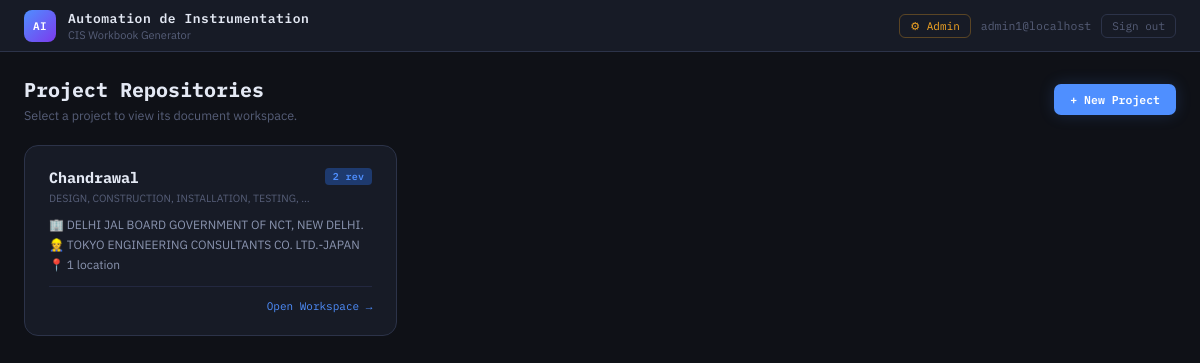
The page / (signed in) on the database its author committed.
### models.py (models this page shows, shortened)
class User(UserMixin, db.Model):
    __tablename__ = "users"
    id            = db.Column(db.Integer,     primary_key=True)
    username      = db.Column(db.String(64),  unique=True, nullable=False, index=True)
    email         = db.Column(db.String(120), unique=True, nullable=False, index=True)
    password_hash = db.Column(db.String(256), nullable=False)
    role          = db.Column(db.String(16),  nullable=False, default="user")
    is_active     = db.Column(db.Boolean,     nullable=False, default=True)
    created_at    = db.Column(db.DateTime,    default=lambda: datetime.now(timezone.utc))
    last_login    = db.Column(db.DateTime,    nullable=True)
    revisions = db.relationship("DocumentRevision", backref="author", lazy=True)
    @property
    def is_admin(self) -> bool:
        return self.role == "admin"

class Project(db.Model):
    __tablename__ = "projects"
    id         = db.Column(db.Integer,     primary_key=True)
    name       = db.Column(db.String(150), unique=True, nullable=False)
    nickname   = db.Column(db.String(40),  nullable=True)   # short display name
    client     = db.Column(db.String(150), nullable=False)
    consultant = db.Column(db.String(150), nullable=True)
    location   = db.Column(db.String(150), nullable=True)   # legacy field — kept for old rows
    created_at = db.Column(db.DateTime,    default=lambda: datetime.now(timezone.utc))
    locations = db.relationship(
        "ProjectLocation",
        backref="project",
        lazy=True,
        cascade="all, delete-orphan",
        order_by="ProjectLocation.name",
    )
    revisions = db.relationship(
        "DocumentRevision",
        backref="project",
        lazy=True,
        cascade="all, delete-orphan",
    )
    @property
    def display_name(self) -> str:
        return self.nickname.strip() if self.nickname and self.nickname.strip() else self.name

### app.py (the view)
@cis_bp.route("/")
@login_required
def index():
    projects = Project.query.order_by(Project.created_at.desc()).all()
    return render_template("project_list.html", projects=projects)

### templates/project_list.html (shortened to what this page needs)
<!DOCTYPE html>
<html lang="en">
<head>
  <link rel="stylesheet" href="{{ url_for('static', filename='style.css') }}" />
</head>
<body>
<div class="topbar">
  <div class="brand-mark">AI</div>
  <div>
    <div class="brand-title">Automation de Instrumentation</div>
    <div class="brand-sub">CIS Workbook Generator</div>
  </div>
  <div style="margin-left:auto;display:flex;align-items:center;gap:10px">
    {% if current_user.is_admin %}
      <a href="{{ url_for('admin.dashboard') }}"
         style="font-family:var(--mono);font-size:11px;color:var(--amber);
                text-decoration:none;border:1px solid rgba(245,166,35,.3);
                padding:4px 10px;border-radius:6px">&#9881; Admin</a>
    {% endif %}
    <span style="font-family:var(--mono);font-size:11.5px;color:var(--text-3)">
      {{ current_user.username }}
    </span>
    <form method="POST" action="{{ url_for('auth.logout') }}" style="margin:0">
      <button type="submit"
              style="font-family:var(--mono);font-size:11px;padding:4px 10px;
                     background:transparent;border:1px solid var(--border);
                     border-radius:6px;color:var(--text-3);cursor:pointer;transition:all .15s"
              onmouseover="this.style.borderColor='var(--red)';this.style.color='var(--red)'"
              onmouseout="this.style.borderColor='var(--border)';this.style.color='var(--text-3)'">
        Sign out
      </button>
    </form>
  </div>
</div>
<div class="page-wrap">
  <div style="display:flex;align-items:center;justify-content:space-between;margin-bottom:22px">
    <div>
      <div style="font-family:var(--mono);font-size:20px;font-weight:700;color:var(--text)">
        Project Repositories
      </div>
      <div style="font-size:12.5px;color:var(--text-3);margin-top:4px">
        Select a project to view its document workspace.
      </div>
    </div>
    {% if current_user.is_admin %}
      <a href="{{ url_for('admin.dashboard') }}" class="btn-primary"
         style="text-decoration:none;padding:8px 16px;font-size:11.5px">
        + New Project
      </a>
    {% endif %}
  </div>
  {% if projects %}
  <div style="display:grid;grid-template-columns:repeat(auto-fill,minmax(300px,1fr));gap:16px">
    {% for p in projects %}
    <a class="d-card"
         href="{{ url_for('cis.project_dashboard', project_id=p.id) }}"
         style="display:block;cursor:pointer;transition:border-color .2s;text-decoration:none"
         onmouseover="this.style.borderColor='var(--accent)'"
         onmouseout="this.style.borderColor='var(--border)'">
      <div style="display:flex;align-items:flex-start;justify-content:space-between;gap:10px;margin-bottom:12px">
        <div style="min-width:0">
          <div style="font-family:var(--mono);font-size:15px;font-weight:700;
                      color:var(--text);line-height:1.3;word-break:break-word">
            {{ p.display_name }}
          </div>
          {% if p.nickname %}
          <div style="font-size:10.5px;color:var(--text-3);margin-top:3px;
                      white-space:nowrap;overflow:hidden;text-overflow:ellipsis"
               title="{{ p.name }}">
            {{ p.name }}
          </div>
          {% endif %}
        </div>
        <span class="tag tag-blue" style="flex-shrink:0">{{ p.revisions|length }} rev</span>
      </div>
      <div style="font-size:12px;color:var(--text-2);display:flex;flex-direction:column;gap:5px">
        <span>&#127970; {{ p.client }}</span>
        {% if p.consultant %}
          <span>&#128119; {{ p.consultant }}</span>
        {% endif %}
        <span>&#128205;
          {% if p.locations %}
            {{ p.locations|length }} location{{ 's' if p.locations|length != 1 else '' }}
          {% else %}
            <span style="color:var(--red)">No locations &mdash; contact Admin</span>
          {% endif %}
        </span>
      </div>
      <div style="margin-top:14px;padding-top:12px;border-top:1px solid var(--border-soft);
                  display:flex;justify-content:flex-end">
        <span style="font-family:var(--mono);font-size:11px;color:var(--accent)">
          Open Workspace &rarr;
        </span>
      </div>
    </a>
    {% endfor %}
  </div>
  {% endif %}
</div>
</body>
</html>

### static/style.css (style rules this page uses)
:root { --bg: #0f1117; --surface: #171b26; --surface-2: #1e2333; --surface-3: #252a3a; --border: #2c3349; --border-soft: #232840; --accent: #4f8fff; --accent-dim: #1e3a6e; --accent-glow: rgba(79, 143, 255, .18); --green: #3ecf8e; --amber: #f5a623; --red: #ff5f5f; --text: #e4e9f4; --text-2: #8b95b0; --text-3: #565e78; --mono: 'IBM Plex Mono', monospace; --sans: 'IBM Plex Sans', system-ui, sans-serif; --g0: #4f8fff; --g1: #3ecf8e; --g2: #f5a623; --g3: #c97eff; --g4: #ff7eb3; --g5: #5ce1e6; --g6: #ffcd56; --g7: #ff8c42; }
*, *::before, *::after { box-sizing: border-box; margin: 0; padding: 0; }
html { font-size: 13px; scroll-behavior: smooth; }
body { font-family: var(--sans); background: var(--bg); color: var(--text); min-height: 100vh; -webkit-font-smoothing: antialiased; }
.topbar { position: sticky; top: 0; z-index: 100; background: var(--surface); border-bottom: 1px solid var(--border); padding: 0 24px; height: 52px; display: flex; align-items: center; gap: 12px; backdrop-filter: blur(8px); }
.brand-mark { width: 32px; height: 32px; background: linear-gradient(135deg, var(--accent), #7c3aed); border-radius: 8px; display: grid; place-items: center; font-family: var(--mono); font-weight: 600; font-size: 11px; color: #fff; letter-spacing: .5px; }
.brand-title { font-family: var(--mono); font-weight: 600; font-size: 13px; letter-spacing: .04em; color: var(--text); }
.brand-sub { font-size: 11px; color: var(--text-3); margin-top: 1px; }
.btn-primary { font-family: var(--mono); font-size: 11.5px; font-weight: 600; padding: 8px 18px; background: var(--accent); border: none; border-radius: 7px; color: #fff; cursor: pointer; transition: all .15s; box-shadow: 0 0 16px var(--accent-glow); }
.page-wrap { max-width: 1200px; margin: 0 auto; padding: 24px 24px 60px; }
.d-card { background: var(--surface); border: 1px solid var(--border); border-radius: 14px; padding: 22px 24px; margin-bottom: 20px; }
.tag { display: inline-block; font-family: var(--mono); font-size: 10px; font-weight: 600; padding: 2px 8px; border-radius: 4px; letter-spacing: .03em; }
.tag-blue { background: var(--accent-dim); color: var(--accent); }

### rows shown on the page
User: username "admin1@localhost"
Project: display_name "Chandrawal", name "DESIGN, CONSTRUCTION, INSTALLATION, TESTING,…", revisions|length "2", client "DELHI JAL BOARD GOVERNMENT OF NCT, NEW DELHI.", consultant "TOKYO ENGINEERING CONSULTANTS CO. LTD.-JAPAN", locations|length "1"
